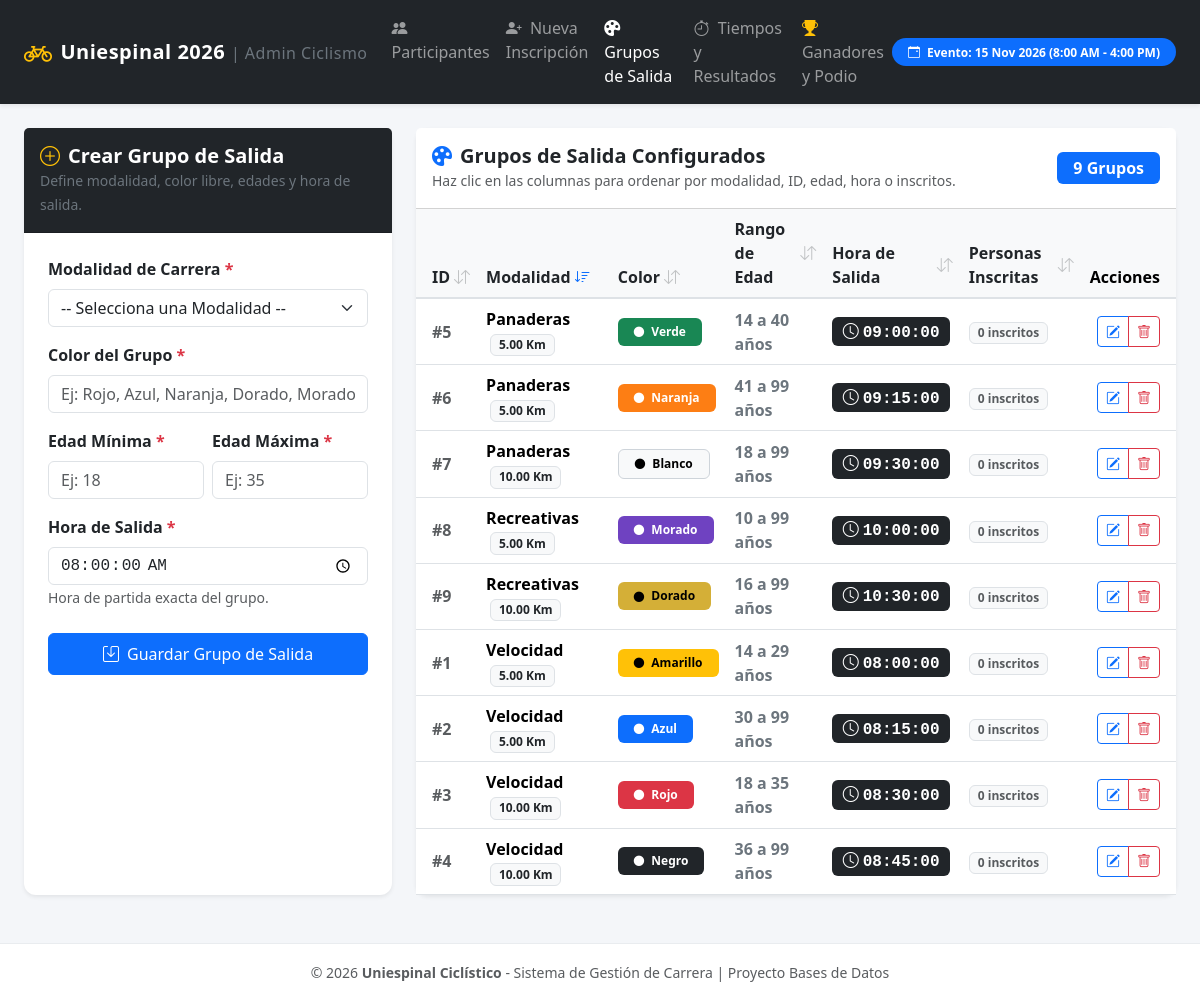
The page /grupos_salida.php on the database its author committed.
### tables this page shows
CREATE TABLE grupos_salida (
    id_grupo INT AUTO_INCREMENT PRIMARY KEY,
    id_evento INT NOT NULL DEFAULT 1,
    id_modalidad INT NOT NULL,
    color VARCHAR(30) NOT NULL,
    edad_minima INT NOT NULL,
    edad_maxima INT NOT NULL,
    hora_salida TIME NOT NULL,
    FOREIGN KEY (id_evento) REFERENCES eventos(id_evento) ON DELETE RESTRICT,
    FOREIGN KEY (id_modalidad) REFERENCES modalidades(id_modalidad) ON DELETE RESTRICT,
    CONSTRAINT chk_edades CHECK (edad_minima <= edad_maxima)
);

### grupos_salida.php (the view, shortened to what this page needs)
<?php
require_once 'db.php';
$ordenes_validos = [
    'id'         => 'gs.id_grupo',
    'modalidad'  => 'cat.nombre :dir, r.distancia_km :dir',
    'color'      => 'gs.color :dir',
    'edad'       => 'gs.edad_minima :dir, gs.edad_maxima :dir',
    'hora'       => 'gs.hora_salida :dir',
    'inscritos'  => 'total_inscritos :dir'
];
$col_orden = $_GET['orden'] ?? 'modalidad';
$dir_orden = strtolower($_GET['dir'] ?? 'asc') === 'desc' ? 'DESC' : 'ASC';
$order_clause = str_replace(':dir', $dir_orden, $ordenes_validos[$col_orden]);
function link_orden($columna, $col_actual, $dir_actual, $texto) {
    $nueva_dir = ($columna === $col_actual && $dir_actual === 'ASC') ? 'desc' : 'asc';
    $url = "grupos_salida.php?" . http_build_query(array_merge($_GET, ['orden' => $columna, 'dir' => $nueva_dir]));
    $icono = '<i class="bi bi-arrow-down-up opacity-25 ms-1"></i>';
    if ($columna === $col_actual) {
        $icono = ($dir_actual === 'ASC')
            ? '<i class="bi bi-sort-down text-primary ms-1"></i>'
            : '<i class="bi bi-sort-up text-primary ms-1"></i>';
    }
    return '<a href="' . htmlspecialchars($url) . '" class="text-decoration-none text-dark d-inline-flex align-items-center">' . htmlspecialchars($texto) . ' ' . $icono . '</a>';
}
$sql_grupos = "
    SELECT
        gs.id_grupo,
        gs.id_modalidad,
        gs.color,
        gs.edad_minima,
        gs.edad_maxima,
        gs.hora_salida,
        cat.nombre AS categoria,
        r.distancia_km,
        COUNT(i.id_inscripcion) AS total_inscritos
    FROM grupos_salida gs
    JOIN modalidades m ON gs.id_modalidad = m.id_modalidad
    JOIN categorias cat ON m.id_categoria = cat.id_categoria
    JOIN recorridos r ON m.id_recorrido = r.id_recorrido
    LEFT JOIN inscripciones i ON gs.id_grupo = i.id_grupo_salida
    GROUP BY gs.id_grupo
    ORDER BY {$order_clause}
";
$stmt_grupos = $pdo->query($sql_grupos);
$grupos = $stmt_grupos->fetchAll();
require_once 'header.php';
?>
<div class="row g-4 mb-4">
    <div class="col-12 col-xl-4">
        <div class="card shadow-sm h-100">
            <div class="card-header bg-dark text-white py-3">
                <h5 class="mb-0 fw-bold"><i class="bi bi-plus-circle text-warning me-2"></i>Crear Grupo de Salida</h5>
                <small class="text-secondary">Define modalidad, color libre, edades y hora de salida.</small>
            </div>
            <div class="card-body p-4">
                <form method="POST">
                    <div class="mb-3">
                        <label class="form-label fw-semibold">Modalidad de Carrera <span class="text-danger">*</span></label>
                        <select name="id_modalidad" class="form-select" required>
                            <option value="">-- Selecciona una Modalidad --</option>
                        </select>
                    </div>
                    <div class="mb-3">
                        <label class="form-label fw-semibold">Color del Grupo <span class="text-danger">*</span></label>
                        <input type="text" name="color" class="form-control" list="colores_sugeridos" placeholder="Ej: Rojo, Azul, Naranja, Dorado, Morado..." required value="<?= htmlspecialchars($_POST['color'] ?? '') ?>">
                    </div>
                    <div class="row g-2 mb-3">
                        <div class="col-6">
                            <label class="form-label fw-semibold">Edad Mínima <span class="text-danger">*</span></label>
                            <input type="number" min="0" max="120" name="edad_minima" class="form-control" required placeholder="Ej: 18" value="<?= htmlspecialchars($_POST['edad_minima'] ?? '') ?>">
                        </div>
                        <div class="col-6">
                            <label class="form-label fw-semibold">Edad Máxima <span class="text-danger">*</span></label>
                            <input type="number" min="0" max="120" name="edad_maxima" class="form-control" required placeholder="Ej: 35" value="<?= htmlspecialchars($_POST['edad_maxima'] ?? '') ?>">
                        </div>
                    </div>
                    <div class="mb-4">
                        <label class="form-label fw-semibold">Hora de Salida <span class="text-danger">*</span></label>
                        <input type="time" step="1" name="hora_salida" class="form-control font-monospace" required value="<?= htmlspecialchars($_POST['hora_salida'] ?? '08:00:00') ?>">
                        <small class="text-muted">Hora de partida exacta del grupo.</small>
                    </div>
                    <button type="submit" class="btn btn-primary w-100 py-2">
                        <i class="bi bi-save me-1"></i> Guardar Grupo de Salida
                    </button>
                </form>
            </div>
        </div>
    </div>
    <div class="col-12 col-xl-8">
        <div class="card shadow-sm h-100">
            <div class="card-header bg-white py-3 d-flex flex-column flex-md-row justify-content-between align-items-md-center gap-2">
                <div>
                    <h5 class="mb-0 fw-bold text-dark"><i class="bi bi-palette-fill text-primary me-2"></i>Grupos de Salida Configurados</h5>
                    <small class="text-muted">Haz clic en las columnas para ordenar por modalidad, ID, edad, hora o inscritos.</small>
                </div>
                <div class="d-flex align-items-center gap-2">
                    <span class="badge bg-primary px-3 py-2 fs-6"><?= count($grupos) ?> Grupos</span>
                </div>
            </div>
            <div class="card-body p-0">
                <div class="table-responsive">
                    <table class="table table-hover align-middle mb-0">
                        <thead class="table-light">
                            <tr>
                                <th class="ps-3"><?= link_orden('id', $col_orden, $dir_orden, 'ID') ?></th>
                                <th><?= link_orden('modalidad', $col_orden, $dir_orden, 'Modalidad') ?></th>
                                <th><?= link_orden('color', $col_orden, $dir_orden, 'Color') ?></th>
                                <th><?= link_orden('edad', $col_orden, $dir_orden, 'Rango de Edad') ?></th>
                                <th><?= link_orden('hora', $col_orden, $dir_orden, 'Hora de Salida') ?></th>
                                <th><?= link_orden('inscritos', $col_orden, $dir_orden, 'Personas Inscritas') ?></th>
                                <th class="text-end pe-3">Acciones</th>
                            </tr>
                        </thead>
                        <tbody>
                            <?php if (empty($grupos)): ?>
                                <tr>
                                    <td colspan="7" class="text-center py-5 text-muted">
                                        <i class="bi bi-palette fs-2 d-block mb-2"></i>
                                        No hay grupos de salida registrados. Agrega uno usando el formulario.
                                    </td>
                                </tr>
                            <?php else: ?>
                                <?php foreach ($grupos as $g): ?>
                                    <?php
                                    $col = strtolower(trim($g['color']));
                                    $style = "background-color: #6c757d; color: #fff;";
                                    if ($col === 'amarillo') $style = "background-color: #ffc107; color: #000;";
                                    elseif ($col === 'azul') $style = "background-color: #0d6efd; color: #fff;";
                                    elseif ($col === 'rojo') $style = "background-color: #dc3545; color: #fff;";
                                    elseif ($col === 'verde') $style = "background-color: #198754; color: #fff;";
                                    elseif ($col === 'naranja') $style = "background-color: #fd7e14; color: #fff;";
                                    elseif ($col === 'morado') $style = "background-color: #6f42c1; color: #fff;";
                                    elseif ($col === 'negro') $style = "background-color: #212529; color: #fff;";
                                    elseif ($col === 'blanco') $style = "background-color: #f8f9fa; color: #000; border: 1px solid #ced4da;";
                                    elseif ($col === 'dorado') $style = "background-color: #d4af37; color: #000;";
                                    ?>
                                    <tr>
                                        <td class="ps-3 fw-bold text-muted">#<?= $g['id_grupo'] ?></td>
                                        <td>
                                            <strong><?= htmlspecialchars($g['categoria']) ?></strong>
                                            <span class="badge bg-light text-dark border ms-1"><?= $g['distancia_km'] ?> Km</span>
                                        </td>
                                        <td>
                                            <span class="badge px-3 py-2 fw-semibold" style="<?= $style ?>">
                                                <i class="bi bi-circle-fill me-1" style="font-size: 0.65rem;"></i>
                                                <?= htmlspecialchars($g['color']) ?>
                                            </span>
                                        </td>
                                        <td>
                                            <span class="fw-semibold text-secondary">
                                                <?= $g['edad_minima'] ?> a <?= $g['edad_maxima'] ?> años
                                            </span>
                                        </td>
                                        <td>
                                            <span class="badge bg-dark font-monospace fs-6">
                                                <i class="bi bi-clock me-1"></i><?= substr($g['hora_salida'], 0, 8) ?>
                                            </span>
                                        </td>
                                        <td>
                                            <?php if ($g['total_inscritos'] > 0): ?>
                                                <span class="badge bg-success px-2 py-1">
                                                    <i class="bi bi-people-fill me-1"></i><?= $g['total_inscritos'] ?> inscritos
                                                </span>
                                            <?php else: ?>
                                                <span class="badge bg-light text-muted border px-2 py-1">0 inscritos</span>
                                            <?php endif; ?>
                                        </td>
                                        <td class="text-end pe-3">
                                            <div class="btn-group btn-group-sm">
                                                <button type="button" class="btn btn-outline-primary" data-bs-toggle="modal" data-bs-target="#modalEditar<?= $g['id_grupo'] ?>" title="Editar Grupo">
                                                    <i class="bi bi-pencil-square"></i>
                                                </button>
                                                <?php if ($g['total_inscritos'] == 0): ?>
                                                    <a href="grupos_salida.php?eliminar=<?= $g['id_grupo'] ?>" class="btn btn-outline-danger" onclick="return confirm('¿Seguro de eliminar este grupo de salida?');" title="Eliminar Grupo">
                                                        <i class="bi bi-trash"></i>
                                                    </a>
                                                <?php else: ?>
                                                    <button class="btn btn-outline-secondary" disabled title="No se puede eliminar porque tiene corredores inscritos">
                                                        <i class="bi bi-lock"></i>
                                                    </button>
                                                <?php endif; ?>
                                            </div>
                                        </td>
                                    </tr>
                                <?php endforeach; ?>
                            <?php endif; ?>
                        </tbody>
                    </table>
                </div>
            </div>
        </div>
    </div>
</div>
<?php require_once 'footer.php'; ?>

### header.php (style rules this page uses)
:root { --primary-color: #0d6efd; --secondary-color: #198754; --dark-color: #212529; }
body { background-color: #f4f6f9; font-family: 'Segoe UI', system-ui, -apple-system, sans-serif; min-height: 100vh; display: flex; flex-direction: column; }
.card { border: none; border-radius: 12px; box-shadow: 0 4px 12px rgba(0,0,0,0.05); }
.table thead th { background-color: #f8f9fa; font-weight: 600; border-bottom: 2px solid #dee2e6; }

### rows shown on the page
grupos_salida: id_grupo "5", categoria "Panaderas", distancia_km "5.00", color "Verde", edad_minima "14", edad_maxima "40", hora_salida "09:00:00"
grupos_salida: id_grupo "6", categoria "Panaderas", distancia_km "5.00", color "Naranja", edad_minima "41", edad_maxima "99", hora_salida "09:15:00"
grupos_salida: id_grupo "7", categoria "Panaderas", distancia_km "10.00", color "Blanco", edad_minima "18", edad_maxima "99", hora_salida "09:30:00"
grupos_salida: id_grupo "8", categoria "Recreativas", distancia_km "5.00", color "Morado", edad_minima "10", edad_maxima "99", hora_salida "10:00:00"
grupos_salida: id_grupo "9", categoria "Recreativas", distancia_km "10.00", color "Dorado", edad_minima "16", edad_maxima "99", hora_salida "10:30:00"
grupos_salida: id_grupo "1", categoria "Velocidad", distancia_km "5.00", color "Amarillo", edad_minima "14", edad_maxima "29", hora_salida "08:00:00"
grupos_salida: id_grupo "2", categoria "Velocidad", distancia_km "5.00", color "Azul", edad_minima "30", edad_maxima "99", hora_salida "08:15:00"
grupos_salida: id_grupo "3", categoria "Velocidad", distancia_km "10.00", color "Rojo", edad_minima "18", edad_maxima "35", hora_salida "08:30:00"
grupos_salida: id_grupo "4", categoria "Velocidad", distancia_km "10.00", color "Negro", edad_minima "36", edad_maxima "99", hora_salida "08:45:00"

### other values the page prints
count($grupos) "9"
$texto "ID Modalidad Color Rango de Edad Hora de Salida Personas Inscritas"
